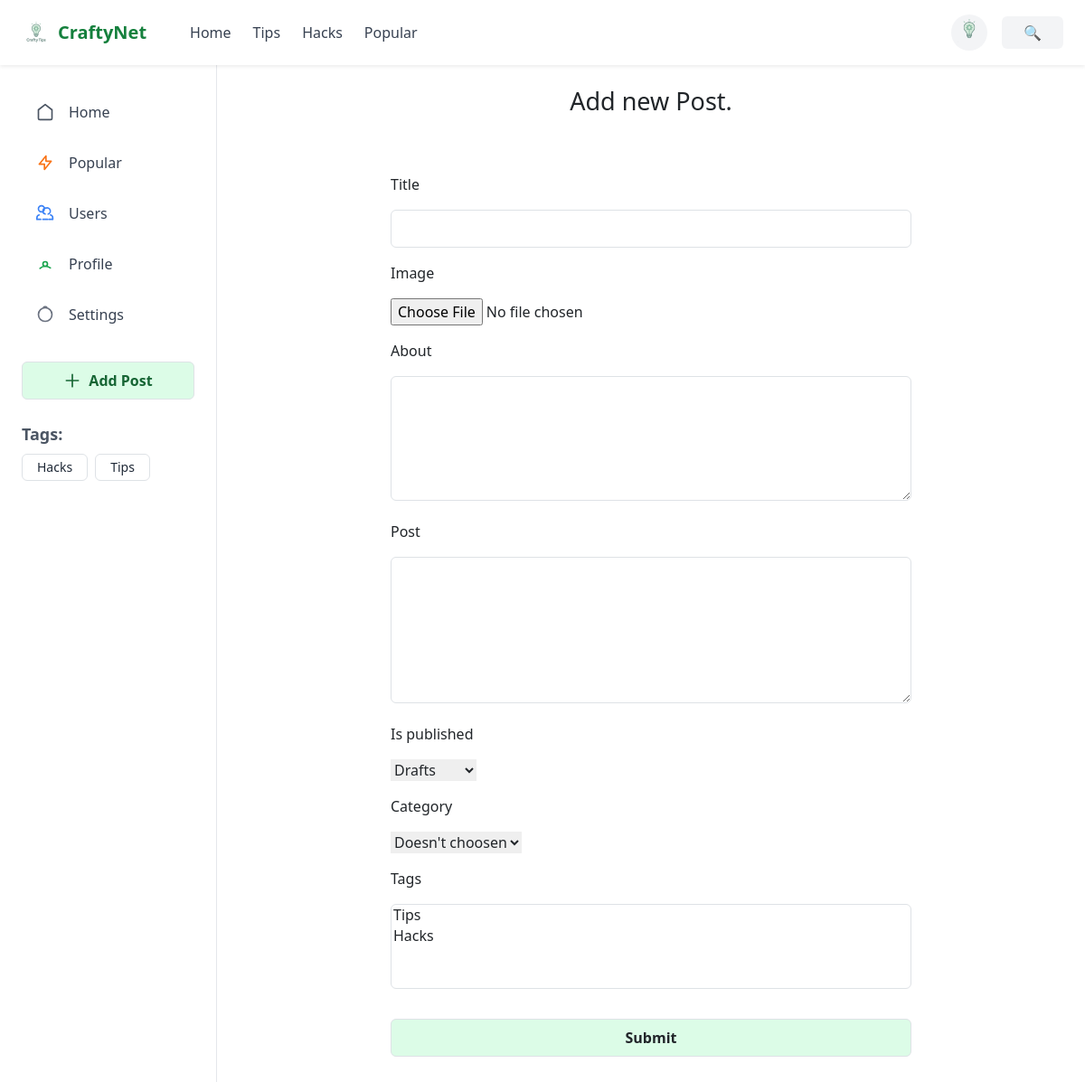
The app's page /addpost/ (signed in) with its own data.
### logr/models.py (models this page shows)
class User(AbstractUser):
    photo = models.ImageField(upload_to='static/users/%Y/%m/%d/', blank=True, null=True, verbose_name='Photo')

### homee/models.py (models this page shows)
class TagPost(models.Model):
    tag = models.CharField(max_length=255, db_index=True)
    slug = models.SlugField(max_length=255, unique=True, db_index=True)
    def __str__(self):
        return self.tag
    def get_absolute_url(self):
        return reverse('tag', kwargs={'tag_slug': self.slug})
    class Meta:
        verbose_name = "Tag"
        verbose_name_plural = "Tags"

### homee/views.py (the view, shortened to what this page needs)
# urls.py: path('addpost/', AddPage.as_view(), name='add_post'),
class AddPage(PermissionRequiredMixin,  LoginRequiredMixin, DataMixin, CreateView):
    form_class = AddPost
    template_name = 'add_post.html'
    title_page = 'Add new Post.'
    permission_required = 'homee.add_home'
    extra_context = {'type': 'p'}

### homee/forms.py
class AddPost(forms.ModelForm):
    cat = forms.ModelChoiceField(queryset=Categories.objects.all(), label='Category', empty_label="Doesn't choosen   ")
    class Meta:
        model = Home
        fields = ['title', 'photo', 'about', 'post', 'is_published', 'cat', 'tags']
        widgets = {
            'title': forms.TextInput(attrs={'class': 'w-full px-4 py-2 border border-gray-500 rounded'}),
            'about': forms.Textarea(attrs={'class': 'w-full px-4 py-2 border border-gray-500 rounded', 'rows': 5}),
            'post': forms.Textarea(attrs={'class': 'w-full px-4 py-2 border border-gray-500 rounded', 'rows': 6}),
            'tags': forms.SelectMultiple(attrs={'class': 'w-full border border-gray-500 rounded'})
        }
        labels = {
            'slug': 'URL',
        }

### homee/models.py (called while the page is built)
    def __str__(self):
        return self.name

### homee/templatetags/custom_filters.py (called while the page is built)
@register.inclusion_tag('list_tags.html')
def get_all_tags():
    return {'tags': TagPost.objects.annotate(total=Count("tags")).filter(total__gt=0)}

### homee/templates/add_post.html (shortened to what this page needs)
{% extends 'base.html' %}
{% load custom_filters %}
{% block content %}
    <main class="flex-1 p-6">
        {% if type != 'd' %}
            <form action="" class="max-w-xl mx-auto space-y-4" method="post" enctype="multipart/form-data">
                <h1 class="mb-4 text-center" style="font-size: 27px;"> {{ title }} </h1>
                <br />
                {% for f in form %}
                <label class="block font-medium" for="{{ f.id_for_label }}"> {{ f.label }} </label>
                {{ f }}
                {% endfor %}
                <button type="submit" class="w-full border border-green-500 bg-green-100 font-semibold px-4 py-2 rounded focus:outline-none focus:ring-2 hover:bg-green-200 transition"> Submit </button>
            </form>
        {% endif %}
    </main>
{% endblock %}

### templates/base.html (shortened to what this page needs)
{% load custom_filters %}
{% load static %}
<!DOCTYPE html>
<html>
<head>
    <script src="https://cdn.tailwindcss.com"></script>
    <link href="https://cdn.jsdelivr.net/npm/bootstrap@5.3.0/dist/css/bootstrap.min.css" rel="stylesheet">
</head>
<body>
    <div style='font-family: "Space Grotesk", "Noto Sans", sans-serif;'>
        <header class="w-full bg-white shadow-sm sticky top-0">
            <div class="w-full px-4 py-3 flex items-center justify-between">
                <div class="flex items-center space-x-12">
                    <div class="flex items-center space-x-2">
                        <a href="{% url 'home' %}">
                            <img src="{% static 'srcp/images/icon.png' %}" class="h-8 w-8">
                        </a>
                        <span class="text-xl font-bold text-green-700">
                            <a href="{% url 'home' %}">CraftyNet</a>
                        </span>
                    </div>
                    <nav class="hidden md:flex space-x-6 text-gray-700 font-medium">
                        <a href="{% url 'home' %}" class="hover:text-green-600">Home</a>
                        <a href="{% url 'cat' 'tips' %}" class="hover:text-green-600">Tips</a>
                        <a href="{% url 'cat' 'hacks' %}" class="hover:text-green-600">Hacks</a>
                        <a href="{% url 'popular' %}" class="hover:text-green-600">Popular</a>
                    </nav>
                </div>
                <div class="ml-auto flex items-center space-x-4">
                    {% if user.is_authenticated %}
                    <div class="relative">
                        <div id="userMenuButton" class="flex items-center bg-gray-100 hover:bg-gray-200 rounded-full text-sm font-medium cursor-pointer">
                            {% if user.photo %}
                                <p><img class="rounded-circle d-block mx-auto" width="40" src="{{ user.photo.url }}"></p>
                            {% else %}
                                <p><img class="rounded-circle d-block mx-auto" width="40" src="{% static '/users/default.png' %}"></p>
                            {% endif %}
                        </div>
                    </div>
                    {% endif %}
                    <button class="bg-gray-100 text-gray-800 font-semibold px-4 py-1.5 rounded-md hover:bg-gray-200">🔍</button>
                </div>
            </div>
        </header>
        <div class="flex h-screen">
            <aside class="w-60 min-h-screen bg-white border-r px-6 py-8">
                <nav class="space-y-4 text-gray-700 font-medium">
                    <a href="{% url 'home' %}" class="flex items-center gap-3 px-3 py-2 rounded-md hover:bg-gray-100 transition">
                        <svg xmlns="http://www.w3.org/2000/svg" class="h-5 w-5 text-gray-600" fill="none" viewBox="0 0 24 24" stroke="currentColor">
                            <path stroke-linecap="round" stroke-linejoin="round" stroke-width="2" d="M3 9l9-7 9 7v11a2 2 0 01-2 2H5a2 2 0 01-2-2z" />
                        </svg>
                        <span>Home</span>
                    </a>
                    <a href="{% url 'popular' %}" class="flex items-center gap-3 px-3 py-2 rounded-md hover:bg-gray-100 transition">
                        <svg xmlns="http://www.w3.org/2000/svg" class="h-5 w-5 text-orange-500" fill="none" viewBox="0 0 24 24" stroke="currentColor">
                            <path stroke-linecap="round" stroke-linejoin="round" stroke-width="2" d="M13 10V3L4 14h7v7l9-11h-7z" />
                        </svg>
                        <span>Popular</span>
                    </a>
                    <a href="{% url 'users' %}" class="flex items-center gap-3 px-3 py-2 rounded-md hover:bg-gray-100 transition">
                        <span>Users</span>
                    </a>
                    <a href="{% url 'users:profile' %}" class="flex items-center gap-3 px-3 py-2 rounded-md hover:bg-gray-100 transition">
                        <svg xmlns="http://www.w3.org/2000/svg" class="h-5 w-5 text-green-600" fill="none" viewBox="0 0 24 24" stroke="currentColor">
                            <path stroke-linecap="round" stroke-linejoin="round" stroke-width="2" d="M5.121 17.804A10.97 10.97 0 0112 15c2.485 0 4.77.83 6.879 2.22M15 12a3 3 0 11-6 0 3 3 0 016 0z" />
                        </svg>
                        <span>Profile</span>
                    </a>
                    <a href="{% url 'users:setting' %}" class="flex items-center gap-3 px-3 py-2 rounded-md hover:bg-gray-100 transition">
                        <svg xmlns="http://www.w3.org/2000/svg" class="h-5 w-5 text-gray-500" fill="none" viewBox="0 0 24 24" stroke="currentColor">
                            <path stroke-linecap="round" stroke-linejoin="round" stroke-width="2" d="M9.75 3a1.5 1.5 0 011.5-1.5h1.5A1.5 1.5 0 0114.25 3M21 12a9 9 0 11-18 0 9 9 0 0118 0z" />
                        </svg>
                        <span>Settings</span>
                    </a>
                </nav>
                <div class="mt-auto pt-8 max-w-xl mx-auto space-y-4">
                    <a href="{% url 'add_post' %}">
                        <button class="w-full flex items-center justify-center gap-2 border border-green-500 bg-green-100 text-green-800 font-semibold px-4 py-2 rounded-md hover:bg-green-200 transition">
                            <svg xmlns="http://www.w3.org/2000/svg" class="h-5 w-5 text-green-800" fill="none" viewBox="0 0 24 24" stroke="currentColor">
                                <path stroke-linecap="round" stroke-linejoin="round" stroke-width="2" d="M12 4v16m8-8H4" />
                            </svg>
                            Add Post
                        </button>
                    </a>
                </div>
                {% get_all_tags %}
            </aside>
            {% block content %}
            {% endblock %}
        </div>
    </div>
</body>
</html>

### homee/templates/list_tags.html
{% if tags %}
    <div class="mt-4">
        <h3 class="text-lg font-semibold mb-2 text-gray-600">Tags:</h3>
        <div class="flex flex-wrap gap-2">
            {% for i in tags %}
                <a href="{{ i.get_absolute_url }}"
                   class="px-3 py-1 text-sm text-gray-800 border border-gray-400 rounded hover:bg-gray-200 transition">
                    {{ i.tag }}
                </a>
            {% endfor %}
        </div>
    </div>
{% endif %}

### records on screen
User: photo (picture)
TagPost: tag "Hacks"
TagPost: tag "Tips"

### other values on screen
{{ title }} "Add new Post."
{{ f.label }} "Title" "Image" "About" "Post" "Is published" "Category" "Tags"
